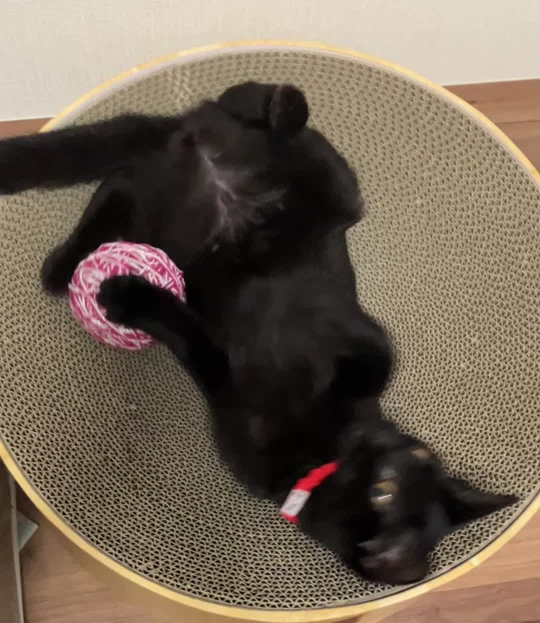
#> input picture cat_frames_img/01.jpg, 1080 x 1246 px (shown at 1/2 size); its folder holds 4 pictures in this run
$ python frame_seaborn.py
#> lines starting #> are read from the running program, lines starting #| are printed output that depends on the picture
# seaborn で作る
import matplotlib.pyplot as plt
import seaborn_image as isns
from natsort import natsorted
import numpy as np
from PIL import Image
import glob

# 画像のディレクトリ
dir = './cat_frames_img'
# コマ送りに使う画像ファイル名をソート
file_list = natsorted(glob.glob(dir + '/*'))

# set context
isns.set_context("talk") #or notebook
#> (this line was passed over: seaborn_image is not available in this run)
plt.rcParams['figure.dpi'] = 350

# set global image settings
isns.set_image(cmap="afmhot",origin="upper")
#> (this line was passed over: seaborn_image is not available in this run)

# 画像を並べる
fig = plt.figure(figsize=(6, 3), dpi=350)
for i, file in enumerate(file_list):
    img = Image.open(file)  # 画像を開く
#> img is the input picture: PIL image 1080x1246 RGB; mean R, G, B 115.1, 101.2, 85.9

    # 3行8列
    fig.add_subplot(3, 8, i+1)

    # 線を消す
    lines = ['right', 'top', 'bottom', 'left']
    for line in lines:
        plt.gca().spines[line].set_visible(False)

    # ラベルと補助線を消す
    plt.tick_params(labelbottom=False,
                    labelleft=False,
                    labelright=False,
                    labeltop=False,
                    bottom=False,
                    left=False,
                    right=False,
                    top=False)
    plt.tight_layout()
    plt.imshow(img)


# 出力画像を保存
plt.savefig('./result/frames_seaborn.jpg')
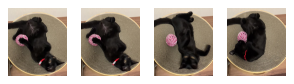
#> figure drawn by matplotlib, 4 panels
